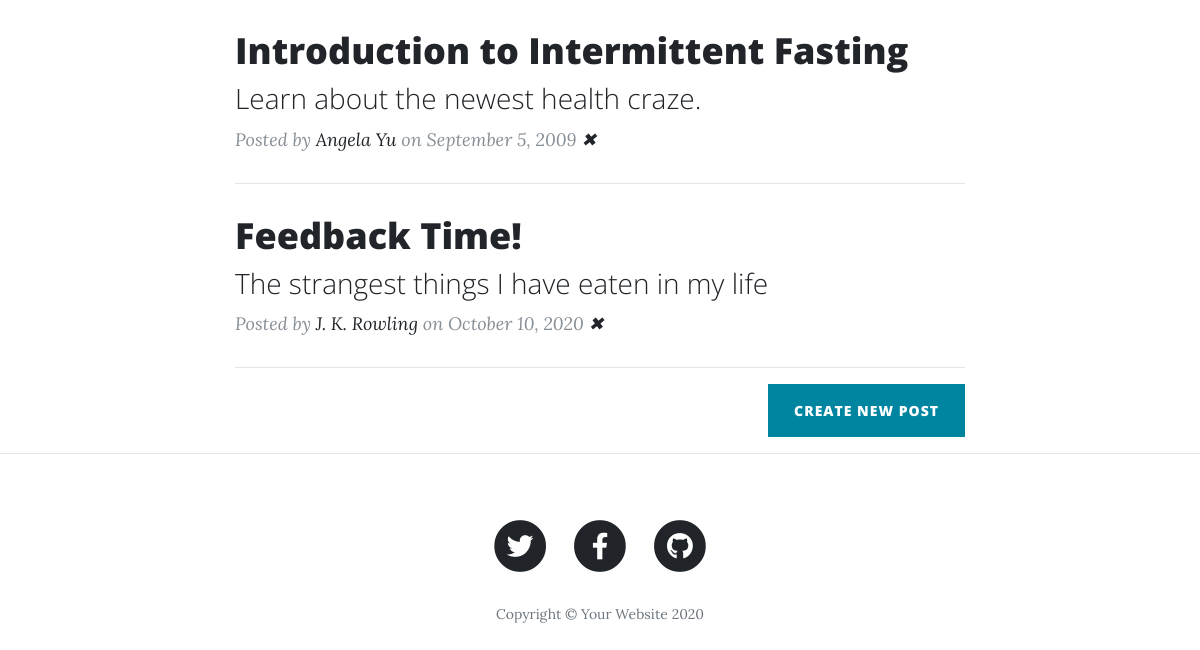
The app's page / (lower part), older data.
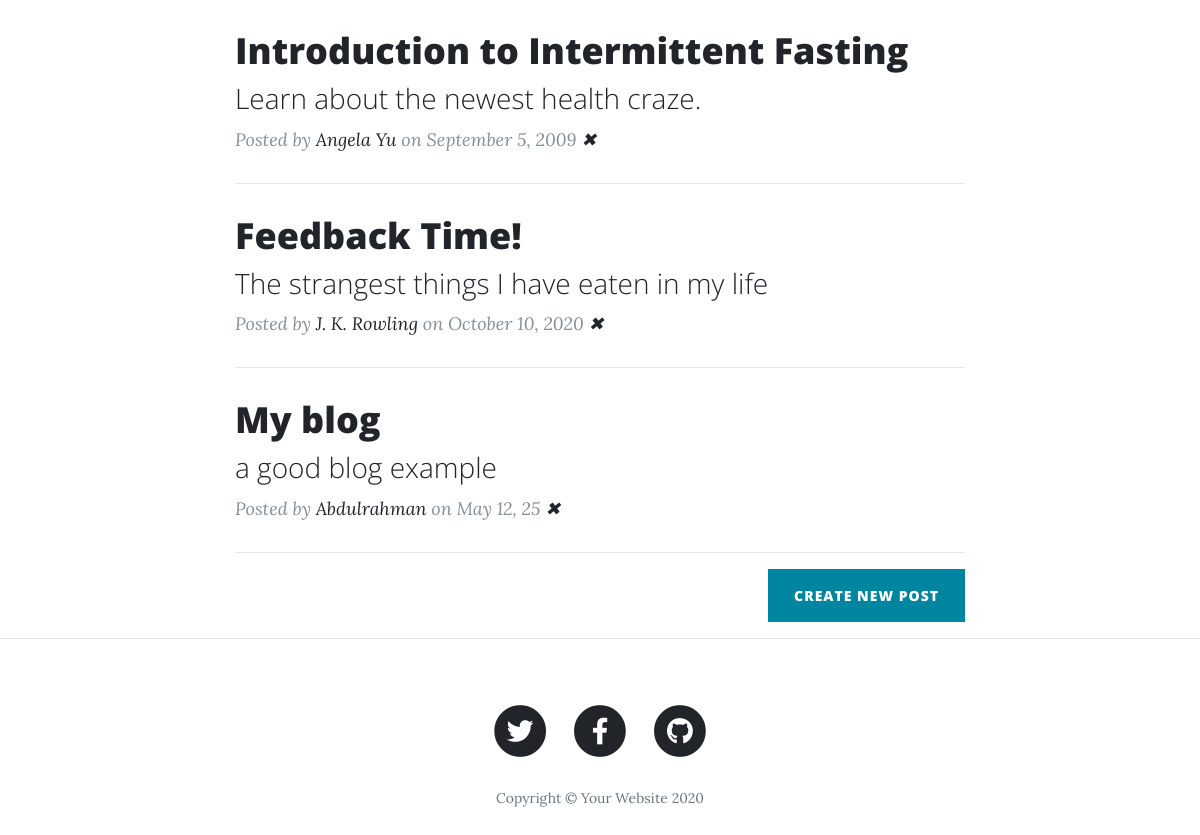
The same page, newer data.
### main.py (models this page shows)
class BlogPost(db.Model):
    id = db.Column(db.Integer, primary_key=True)
    title = db.Column(db.String(250), unique=True, nullable=False)
    subtitle = db.Column(db.String(250), nullable=False)
    date = db.Column(db.String(250), nullable=False)
    body = db.Column(db.Text, nullable=False)
    author = db.Column(db.String(250), nullable=False)
    img_url = db.Column(db.String(250), nullable=False)

### main.py (the view)
@app.route('/')
def get_all_posts():
    posts = BlogPost.query.all()
    return render_template("index.html", all_posts=posts)

### templates/index.html (shortened to what this page needs)
{% include "header.html" %}
  <div class="container">
    <div class="row">
      <div class="col-lg-8 col-md-10 mx-auto">
        {% for post in all_posts %}
        <div class="post-preview">
          <a href="{{ url_for('show_post', post_id=post.id) }}">
            <h2 class="post-title">
              {{post.title}}
            </h2>
            <h3 class="post-subtitle">
              {{post.subtitle}}
            </h3>
          </a>
          <p class="post-meta">Posted by
            <a href="#">{{post.author}}</a>
            on {{post.date}}
          <a href="{{ url_for('remove_blog',  post_id=post.id) }}">✖</a></p>
        </div>
        <hr>
        {% endfor %}
        <div class="clearfix">
          <a class="btn btn-primary float-right" href="{{ url_for('make_post') }}">Create New Post</a>
        </div>
      </div>
    </div>
  </div>
  <hr>
{% include "footer.html" %}

Row changes from the older to the newer data that the page shows:
added BlogPost: title "My blog", subtitle "a good blog example", author "Abdulrahman", date "May 12, 25"
